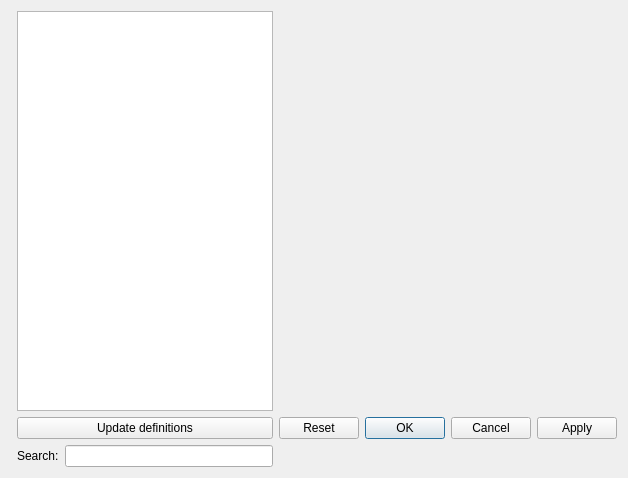
<?xml version="1.0" encoding="UTF-8"?>
<ui version="4.0">
 <class>WdgGmic</class>
 <widget class="QWidget" name="WdgGmic">
  <property name="geometry">
   <rect>
    <x>0</x>
    <y>0</y>
    <width>610</width>
    <height>478</height>
   </rect>
  </property>
  <layout class="QGridLayout" name="gridLayout">
   <item row="0" column="0">
    <layout class="QGridLayout" name="m_filterConfigLayout" columnstretch="1,2,2,1">
     <item row="0" column="0" rowspan="3" alignment="Qt::AlignLeft">
      <widget class="KisGmicInputOutputWidget" name="m_inputOutputOptions" native="true"/>
     </item>
     <item row="0" column="1">
      <widget class="QTreeView" name="m_filterTree">
       <property name="sizePolicy">
        <sizepolicy hsizetype="Minimum" vsizetype="Expanding">
         <horstretch>0</horstretch>
         <verstretch>0</verstretch>
        </sizepolicy>
       </property>
      </widget>
     </item>
     <item row="1" column="1">
      <widget class="QPushButton" name="updateBtn">
       <property name="text">
        <string>Update definitions</string>
       </property>
      </widget>
     </item>
     <item row="2" column="1">
      <layout class="QHBoxLayout" name="horizontalLayout">
       <item>
        <widget class="QLabel" name="searchLbl">
         <property name="text">
          <string>Search:</string>
         </property>
        </widget>
       </item>
       <item>
        <widget class="QLineEdit" name="searchBox"/>
       </item>
      </layout>
     </item>
     <item row="1" column="2" colspan="2">
      <widget class="QDialogButtonBox" name="controlButtonBox">
       <property name="standardButtons">
        <set>QDialogButtonBox::Apply|QDialogButtonBox::Cancel|QDialogButtonBox::Ok|QDialogButtonBox::Reset</set>
       </property>
      </widget>
     </item>
     <item row="0" column="2" colspan="2">
      <widget class="QWidget" name="m_filterOptions" native="true">
       <property name="sizePolicy">
        <sizepolicy hsizetype="Minimum" vsizetype="Preferred">
         <horstretch>0</horstretch>
         <verstretch>0</verstretch>
        </sizepolicy>
       </property>
       <property name="maximumSize">
        <size>
         <width>16777215</width>
         <height>16777215</height>
        </size>
       </property>
      </widget>
     </item>
    </layout>
   </item>
  </layout>
 </widget>
 <layoutdefault spacing="6" margin="11"/>
 <customwidgets>
  <customwidget>
   <class>KisGmicInputOutputWidget</class>
   <extends>QWidget</extends>
   <header>kis_gmic_input_output_widget.h</header>
   <container>1</container>
  </customwidget>
 </customwidgets>
 <resources/>
 <connections/>
</ui>
